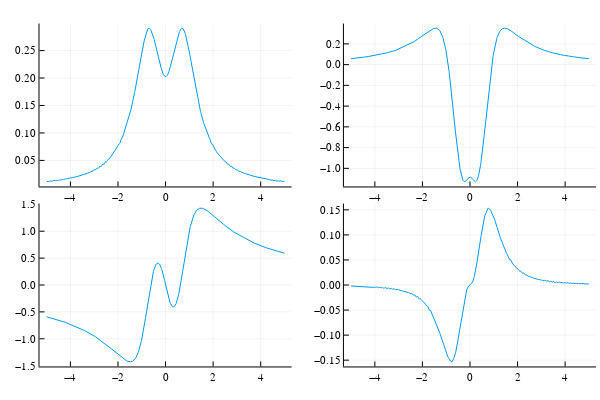

Write notebook code for a chart like this one.
### Code cell
plot1=Plots.plot(Bvalues,obs1)
plot2=Plots.plot(Bvalues,obs2)
plot3=Plots.plot(Bvalues,obs3)
plot4=Plots.plot(Bvalues,obs4)
Plots.plot(plot1, plot2, plot3, plot4, layout = (2, 2), legend = false)

### Figure 1 — Plotly figure (JSON) as saved in the notebook; plotly's stock layout.template omitted (floating-point values rounded to 4 significant figures; data arrays with more than 128 entries replaced by an {"elided": "..."} marker saying what was removed)
{"data": [{"colorbar": {"title": ""}, "legendgroup": "y1", "line": {"color": "rgba(0, 154, 250, 1.000)", "dash": "solid", "shape": "linear", "width": 1}, "mode": "lines", "name": "y1", "showlegend": true, "type": "scatter", "x": {"elided": "1001 float values"}, "xaxis": "x1", "y": {"elided": "1001 float values"}, "yaxis": "y1", "zmax": null, "zmin": null}, {"colorbar": {"title": ""}, "legendgroup": "y1", "line": {"color": "rgba(0, 154, 250, 1.000)", "dash": "solid", "shape": "linear", "width": 1}, "mode": "lines", "name": "y1", "showlegend": true, "type": "scatter", "x": {"elided": "1001 float values"}, "xaxis": "x2", "y": {"elided": "1001 float values"}, "yaxis": "y2", "zmax": null, "zmin": null}, {"colorbar": {"title": ""}, "legendgroup": "y1", "line": {"color": "rgba(0, 154, 250, 1.000)", "dash": "solid", "shape": "linear", "width": 1}, "mode": "lines", "name": "y1", "showlegend": true, "type": "scatter", "x": {"elided": "1001 float values"}, "xaxis": "x3", "y": {"elided": "1001 float values"}, "yaxis": "y3", "zmax": null, "zmin": null}, {"colorbar": {"title": ""}, "legendgroup": "y1", "line": {"color": "rgba(0, 154, 250, 1.000)", "dash": "solid", "shape": "linear", "width": 1}, "mode": "lines", "name": "y1", "showlegend": true, "type": "scatter", "x": {"elided": "1001 float values"}, "xaxis": "x4", "y": {"elided": "1001 float values"}, "yaxis": "y4", "zmax": null, "zmin": null}], "layout": {"annotations": [], "height": 400, "margin": {"b": 20, "l": 0, "r": 0, "t": 20}, "paper_bgcolor": "rgba(255, 255, 255, 1.000)", "plot_bgcolor": "rgba(255, 255, 255, 1.000)", "showlegend": false, "width": 600, "xaxis1": {"anchor": "y1", "domain": [0.06582, 0.486], "gridcolor": "rgba(0, 0, 0, 0.100)", "gridwidth": 0.5, "linecolor": "rgba(0, 0, 0, 1.000)", "mirror": false, "range": [-5.3, 5.3], "showgrid": true, "showline": true, "showticklabels": true, "tickangle": 0, "tickcolor": "rgb(0, 0, 0)", "tickfont": {"color": "rgba(0, 0, 0, 1.000)", "family": "sans-serif", "size": 11}, "tickmode": "array", "ticks": "inside", "ticktext": ["−4", "−2", "0", "2", "4"], "tickvals": [-4, -2, 0, 2, 4], "title": "", "titlefont": {"color": "rgba(0, 0, 0, 1.000)", "family": "sans-serif", "size": 15}, "type": "-", "visible": true, "zeroline": false, "zerolinecolor": "rgba(0, 0, 0, 1.000)"}, "xaxis2": {"anchor": "y2", "domain": [0.5732, 0.9934], "gridcolor": "rgba(0, 0, 0, 0.100)", "gridwidth": 0.5, "linecolor": "rgba(0, 0, 0, 1.000)", "mirror": false, "range": [-5.3, 5.3], "showgrid": true, "showline": true, "showticklabels": true, "tickangle": 0, "tickcolor": "rgb(0, 0, 0)", "tickfont": {"color": "rgba(0, 0, 0, 1.000)", "family": "sans-serif", "size": 11}, "tickmode": "array", "ticks": "inside", "ticktext": ["−4", "−2", "0", "2", "4"], "tickvals": [-4, -2, 0, 2, 4], "title": "", "titlefont": {"color": "rgba(0, 0, 0, 1.000)", "family": "sans-serif", "size": 15}, "type": "-", "visible": true, "zeroline": false, "zerolinecolor": "rgba(0, 0, 0, 1.000)"}, "xaxis3": {"anchor": "y3", "domain": [0.06582, 0.486], "gridcolor": "rgba(0, 0, 0, 0.100)", "gridwidth": 0.5, "linecolor": "rgba(0, 0, 0, 1.000)", "mirror": false, "range": [-5.3, 5.3], "showgrid": true, "showline": true, "showticklabels": true, "tickangle": 0, "tickcolor": "rgb(0, 0, 0)", "tickfont": {"color": "rgba(0, 0, 0, 1.000)", "family": "sans-serif", "size": 11}, "tickmode": "array", "ticks": "inside", "ticktext": ["−4", "−2", "0", "2", "4"], "tickvals": [-4, -2, 0, 2, 4], "title": "", "titlefont": {"color": "rgba(0, 0, 0, 1.000)", "family": "sans-serif", "size": 15}, "type": "-", "visible": true, "zeroline": false, "zerolinecolor": "rgba(0, 0, 0, 1.000)"}, "xaxis4": {"anchor": "y4", "domain": [0.5732, 0.9934], "gridcolor": "rgba(0, 0, 0, 0.100)", "gridwidth": 0.5, "linecolor": "rgba(0, 0, 0, 1.000)", "mirror": false, "range": [-5.3, 5.3], "showgrid": true, "showline": true, "showticklabels": true, "tickangle": 0, "tickcolor": "rgb(0, 0, 0)", "tickfont": {"color": "rgba(0, 0, 0, 1.000)", "family": "sans-serif", "size": 11}, "tickmode": "array", "ticks": "inside", "ticktext": ["−4", "−2", "0", "2", "4"], "tickvals": [-4, -2, 0, 2, 4], "title": "", "titlefont": {"color": "rgba(0, 0, 0, 1.000)", "family": "sans-serif", "size": 15}, "type": "-", "visible": true, "zeroline": false, "zerolinecolor": "rgba(0, 0, 0, 1.000)"}, "yaxis1": {"anchor": "x1", "domain": [0.5376, 0.9902], "gridcolor": "rgba(0, 0, 0, 0.100)", "gridwidth": 0.5, "linecolor": "rgba(0, 0, 0, 1.000)", "mirror": false, "range": [0.002581, 0.2992], "showgrid": true, "showline": true, "showticklabels": true, "tickangle": 0, "tickcolor": "rgb(0, 0, 0)", "tickfont": {"color": "rgba(0, 0, 0, 1.000)", "family": "sans-serif", "size": 11}, "tickmode": "array", "ticks": "inside", "ticktext": ["0.05", "0.10", "0.15", "0.20", "0.25"], "tickvals": [0.05, 0.1, 0.15, 0.2, 0.25], "title": "", "titlefont": {"color": "rgba(0, 0, 0, 1.000)", "family": "sans-serif", "size": 15}, "type": "-", "visible": true, "zeroline": false, "zerolinecolor": "rgba(0, 0, 0, 1.000)"}, "yaxis2": {"anchor": "x2", "domain": [0.5376, 0.9902], "gridcolor": "rgba(0, 0, 0, 0.100)", "gridwidth": 0.5, "linecolor": "rgba(0, 0, 0, 1.000)", "mirror": false, "range": [-1.175, 0.3961], "showgrid": true, "showline": true, "showticklabels": true, "tickangle": 0, "tickcolor": "rgb(0, 0, 0)", "tickfont": {"color": "rgba(0, 0, 0, 1.000)", "family": "sans-serif", "size": 11}, "tickmode": "array", "ticks": "inside", "ticktext": ["−1.0", "−0.8", "−0.6", "−0.4", "−0.2", "0.0", "0.2"], "tickvals": [-1, -0.8, -0.6, -0.4, -0.2, 0, 0.2], "title": "", "titlefont": {"color": "rgba(0, 0, 0, 1.000)", "family": "sans-serif", "size": 15}, "type": "-", "visible": true, "zeroline": false, "zerolinecolor": "rgba(0, 0, 0, 1.000)"}, "yaxis3": {"anchor": "x3", "domain": [0.03762, 0.4902], "gridcolor": "rgba(0, 0, 0, 0.100)", "gridwidth": 0.5, "linecolor": "rgba(0, 0, 0, 1.000)", "mirror": false, "range": [-1.515, 1.515], "showgrid": true, "showline": true, "showticklabels": true, "tickangle": 0, "tickcolor": "rgb(0, 0, 0)", "tickfont": {"color": "rgba(0, 0, 0, 1.000)", "family": "sans-serif", "size": 11}, "tickmode": "array", "ticks": "inside", "ticktext": ["−1.5", "−1.0", "−0.5", "0.0", "0.5", "1.0", "1.5"], "tickvals": [-1.5, -1, -0.5, 0, 0.5, 1, 1.5], "title": "", "titlefont": {"color": "rgba(0, 0, 0, 1.000)", "family": "sans-serif", "size": 15}, "type": "-", "visible": true, "zeroline": false, "zerolinecolor": "rgba(0, 0, 0, 1.000)"}, "yaxis4": {"anchor": "x4", "domain": [0.03762, 0.4902], "gridcolor": "rgba(0, 0, 0, 0.100)", "gridwidth": 0.5, "linecolor": "rgba(0, 0, 0, 1.000)", "mirror": false, "range": [-0.1625, 0.1625], "showgrid": true, "showline": true, "showticklabels": true, "tickangle": 0, "tickcolor": "rgb(0, 0, 0)", "tickfont": {"color": "rgba(0, 0, 0, 1.000)", "family": "sans-serif", "size": 11}, "tickmode": "array", "ticks": "inside", "ticktext": ["−0.15", "−0.10", "−0.05", "0.00", "0.05", "0.10", "0.15"], "tickvals": [-0.15, -0.1, -0.05, 0, 0.05, 0.1, 0.15], "title": "", "titlefont": {"color": "rgba(0, 0, 0, 1.000)", "family": "sans-serif", "size": 15}, "type": "-", "visible": true, "zeroline": false, "zerolinecolor": "rgba(0, 0, 0, 1.000)"}}}
